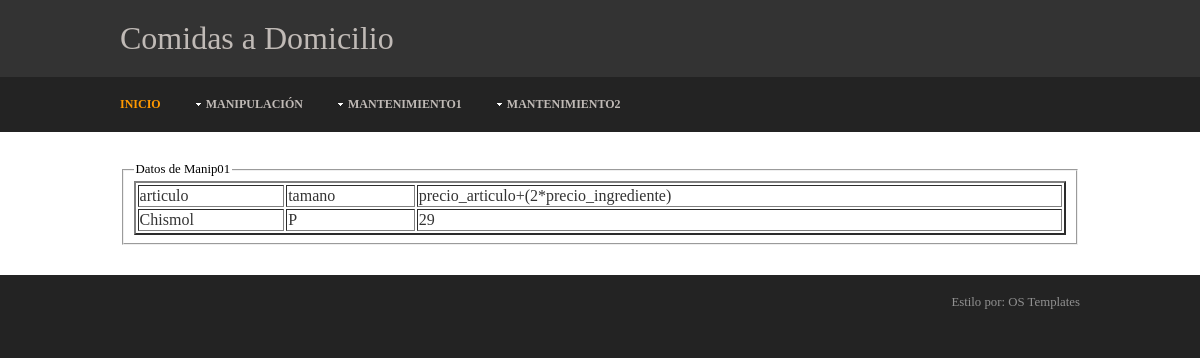
Screenshot of /comidasmod/comidas/manip/man01.php with the database file from the repository.
### tables this page shows
CREATE TABLE IF NOT EXISTS `pizzas` (
  `articulo` varchar(10) NOT NULL,
  `tamano` char(1) NOT NULL,
  `precio_ingrediente` decimal(3,0) DEFAULT NULL,
  PRIMARY KEY (`articulo`,`tamano`)
);

### comidasmod/comidas/manip/cls_man01.php (the view, shortened to what this page needs)
<?php
require_once '../conexionComidas.php';
    function consultaFamilias($fam){
        global $server,$bd,$user,$password;
        $db = new PDO("mysql:host=".$server.";dbname=".$bd.";charset=utf8",$user, $password);
        $consulta=$db->prepare("CALL sp_consulta001();");
        $consulta->execute();
        $filas=$consulta->fetchAll(PDO::FETCH_ASSOC);
        tabla($filas);
    }
    function tabla($filas){
        ?><table border=2 width=100% id="datos1"><?php
        if(!isset($filas[0])){
           echo "Aqui no hay datos por ahora";
        }else{
            echo "<tr>";
            foreach($filas[0] as $indice => $valor){
                echo "<td>". $indice ."</td>";
            }
        ?></tr><?php
        }
        foreach ($filas as $fila){
            echo "<tr>";
            foreach ($fila as $columna) {
                echo "<td>".utf8_encode($columna)."</td>";
            }
            echo "</tr>";
        }
        ?>
    </table>
        <?php
    }
?>

### comidasmod/comidas/styles/layout.css (style rules this page uses)
html { overflow-y:scroll; }
body { margin:0; padding:0; font-size:100%; font-family:Georgia, "Times New Roman", Times, serif; color:#919191; background-color:#232323; }
table { color: #333333; width: 100%; }

### rows the page displays
pizzas: articulo "Chismol", tamano "P", columna "29"

### other values shown
$indice "articulo"
$indice "tamano"
$indice "precio_articulo+(2*precio_ingrediente)"
